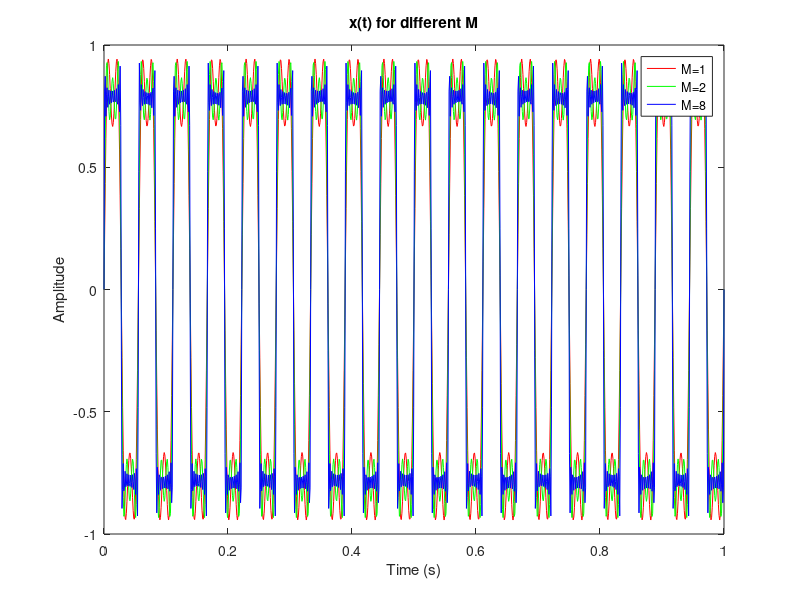
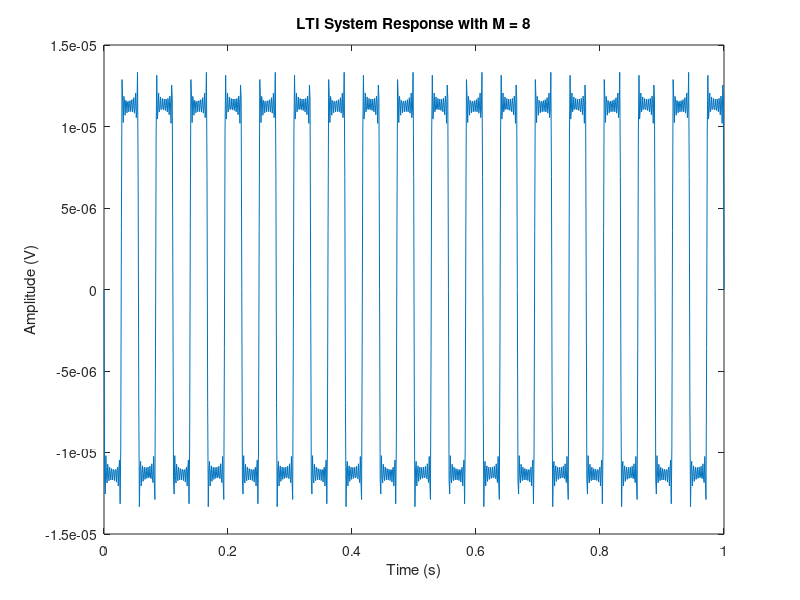
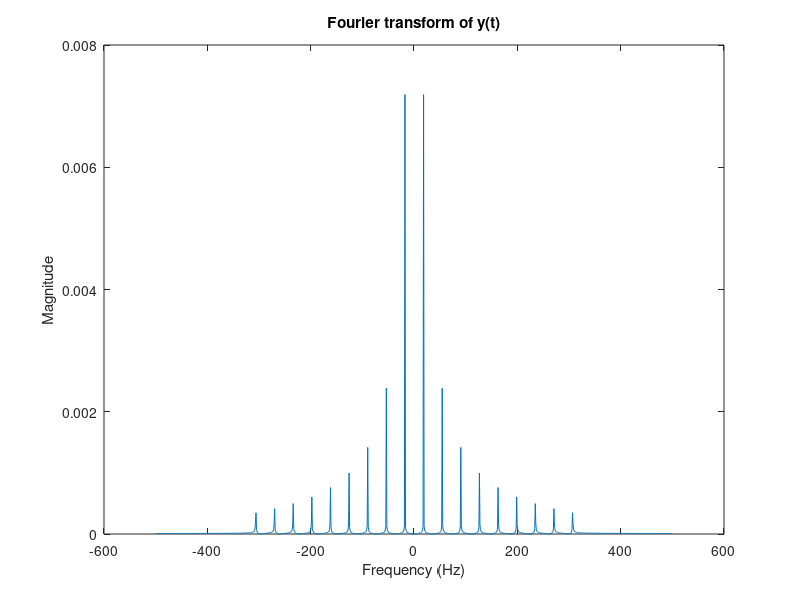

These charts were generated, in order, by the following MATLAB code:
N = 18;
t = linspace(0, 1, 1000);
x_m1 = zeros(size(t));
for i = 0:1
    x_m1 = x_m1 + (1/(2*i+1))*sin((2*i+1)*2*pi*N*t);
end
figure;
plot(t, x_m1,'r');
xlabel('Time (s)'); 
ylabel('Amplitude');
title('x(t) for different M');
hold on;
x_m2 = zeros(size(t));
for i = 0:2
    x_m2 = x_m2 + (1/(2*i+1))*sin((2*i+1)*2*pi*N*t);
end
plot(t,x_m2,'g');
x_m8 = zeros(size(t));
for i = 0:8
    x_m8 = x_m8 + (1/(2*i+1))*sin((2*i+1)*2*pi*N*t);
end
plot(t,x_m8,'b');
legend('M=1','M=2','M=8');
figure;
h = (sin(8*pi*N*t))/(8*pi*N*t);
y = conv(x_m8, h, 'same');
plot(t,y);
xlabel('Time (s)');
ylabel('Amplitude (V)');
title('LTI System Response with M = 8');
Y = fftshift(fft(y));
Fs = 1000;
f = linspace(-Fs/2, Fs/2, length(t));
figure;
plot(f, abs(Y));
xlabel('Frequency (Hz)');
ylabel('Magnitude');
title('Fourier transform of y(t)');
